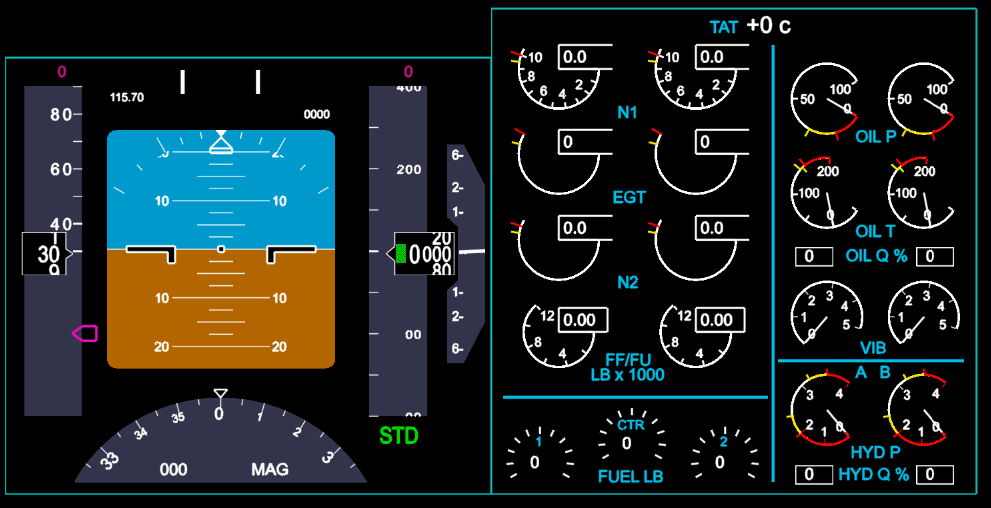
#> input picture Data/Displays/1.png, 991 x 508 px, found by its file name
$ python -i TestQuadraticTransform.py   (imports and definitions only)
#> lines starting #> are read from the running program, lines starting #| are printed output that depends on the picture
import numpy as np
import matplotlib.pyplot as plt
import cv2
import scipy
import math


# [66 lines left out: functions example_transform, transform, f, not called in this run]


def f_cubic(x, y, theta):
    pass


# [246 lines left out: functions test_ls_setup, find_theta, more_than_two, verify, interpolate_pixel, how_do_the_kps_move and 3 more, not called in this run]


def try_hough():
    observed = cv2.imread(f"/Users/aidan/Desktop/ExpoSet/observed/1.png")
#> observed is the input picture: shape (508, 991, 3); mean B, G, R 34.1, 33.7, 25.9
    expected = cv2.imread(f"/Users/aidan/Desktop/ExpoSet/expected/1.png")
    observed_gray, expected_gray = cv2.cvtColor(observed, cv2.COLOR_BGR2GRAY), cv2.cvtColor(expected, cv2.COLOR_BGR2GRAY)  # grayscale
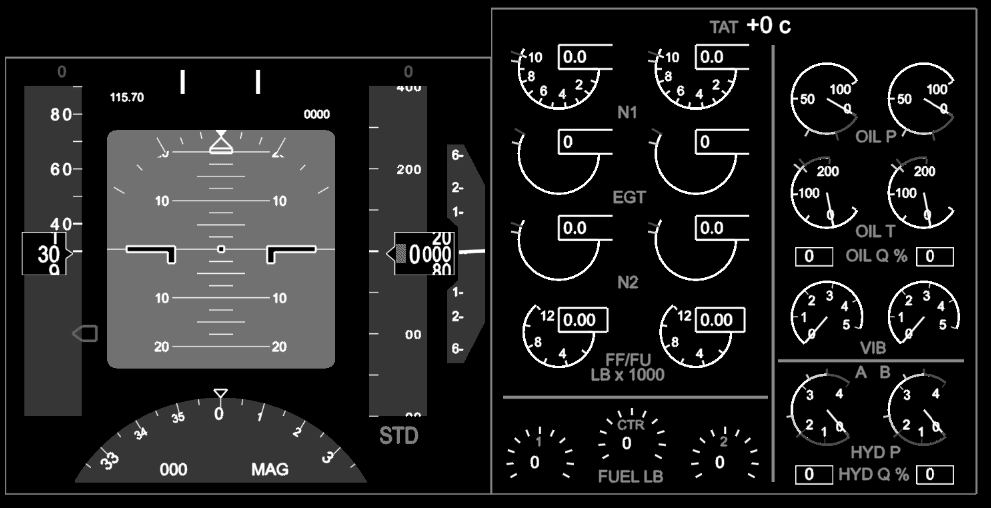
#> observed_gray: shape (508, 991); min 0, max 255, mean 31.4
    observed_gray = cv2.GaussianBlur(observed_gray, (5, 5), 0)  # blur
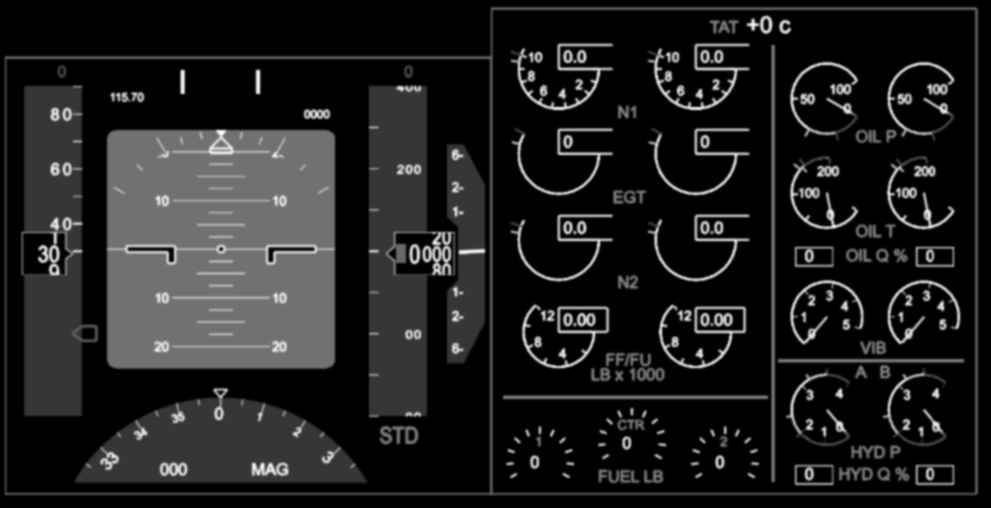
#> observed_gray: shape (508, 991); min 0, max 255, mean 31.4
    observed_edge, expected_edge = cv2.Canny(observed_gray, 100, 200), cv2.Canny(expected_gray, 100, 200)  # Canny edge
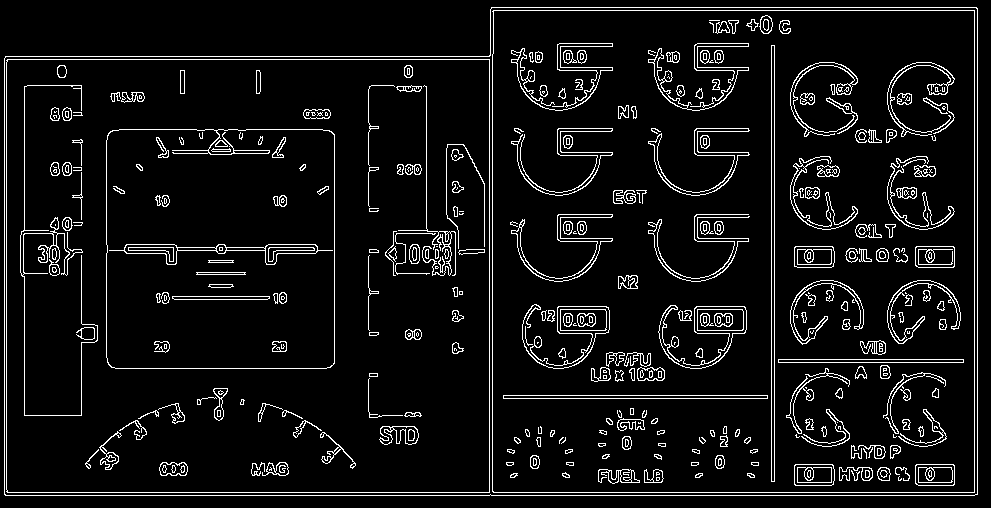
#> observed_edge: shape (508, 991); 7% white in thin lines or dots
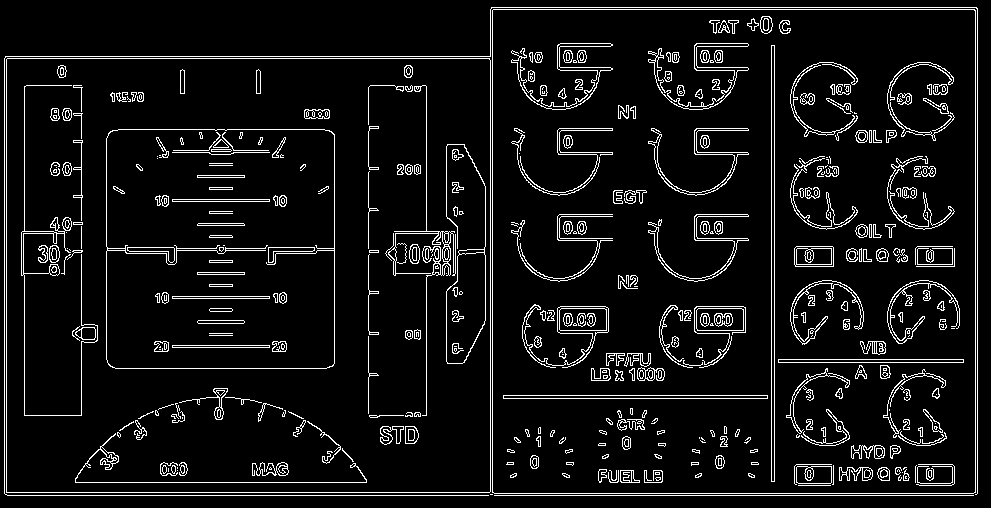
#> expected_edge: shape (508, 991); 7.3% white in thin lines or dots
    lines = cv2.HoughLines(observed_gray, 1, np.pi / 180, 200)

    # The below for loop runs till r and theta values
    # are in the range of the 2d array
    out = observed.copy()
    for r_theta in lines:
        arr = np.array(r_theta[0], dtype=np.float64)
        r, theta = arr
        # Stores the value of cos(theta) in a
        a = np.cos(theta)

        # Stores the value of sin(theta) in b
        b = np.sin(theta)

        # x0 stores the value rcos(theta)
        x0 = a * r

        # y0 stores the value rsin(theta)
        y0 = b * r

        # x1 stores the rounded off value of (rcos(theta)-1000sin(theta))
        x1 = int(x0 + 1000 * (-b))

        # y1 stores the rounded off value of (rsin(theta)+1000cos(theta))
        y1 = int(y0 + 1000 * (a))

        # x2 stores the rounded off value of (rcos(theta)+1000sin(theta))
        x2 = int(x0 - 1000 * (-b))

        # y2 stores the rounded off value of (rsin(theta)-1000cos(theta))
        y2 = int(y0 - 1000 * (a))

        # cv2.line draws a line in img from the point(x1,y1) to (x2,y2).
        # (0,0,255) denotes the colour of the line to be
        # drawn. In this case, it is red.
        cv2.line(out, (x1, y1), (x2, y2), (0, 0, 255), 2)
#> this loop made 8492 passes
#> (r, theta, a, b, x0, y0, x1, y1) on passes 1 to 3: (491, 1.57, -4.37e-08, 1, -2.15e-05, 491, -1000, 490), (358, 1.57, -4.37e-08, 1, -1.56e-05, 358, -1000, 357), (330, 1.61, -0.0349, 0.999, -11.52, 329.8, -1010, 294)
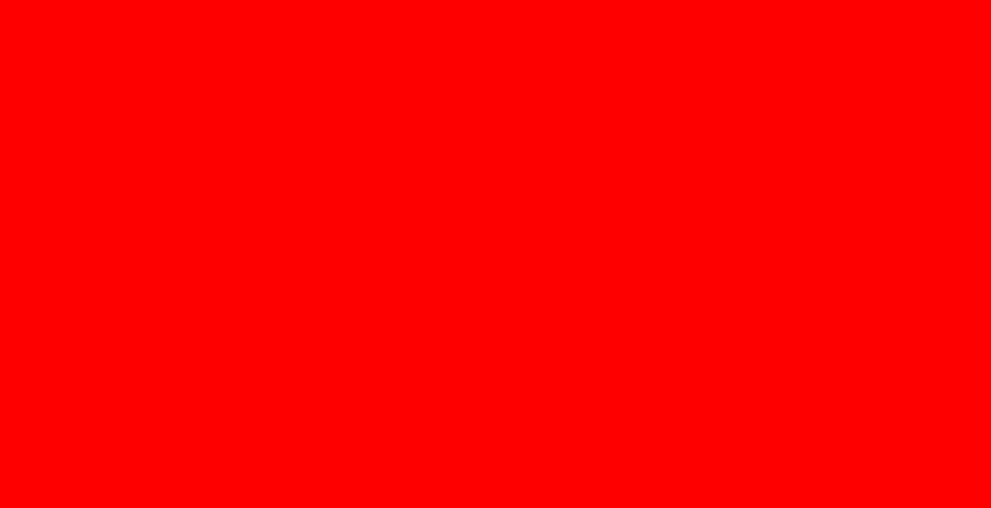
#> out: shape (508, 991, 3); mean B, G, R 0, 0, 255

    cv2.imshow('', out)
    cv2.waitKey()


# [15 lines of commented-out code are left out]

>>> result = try_hough()
